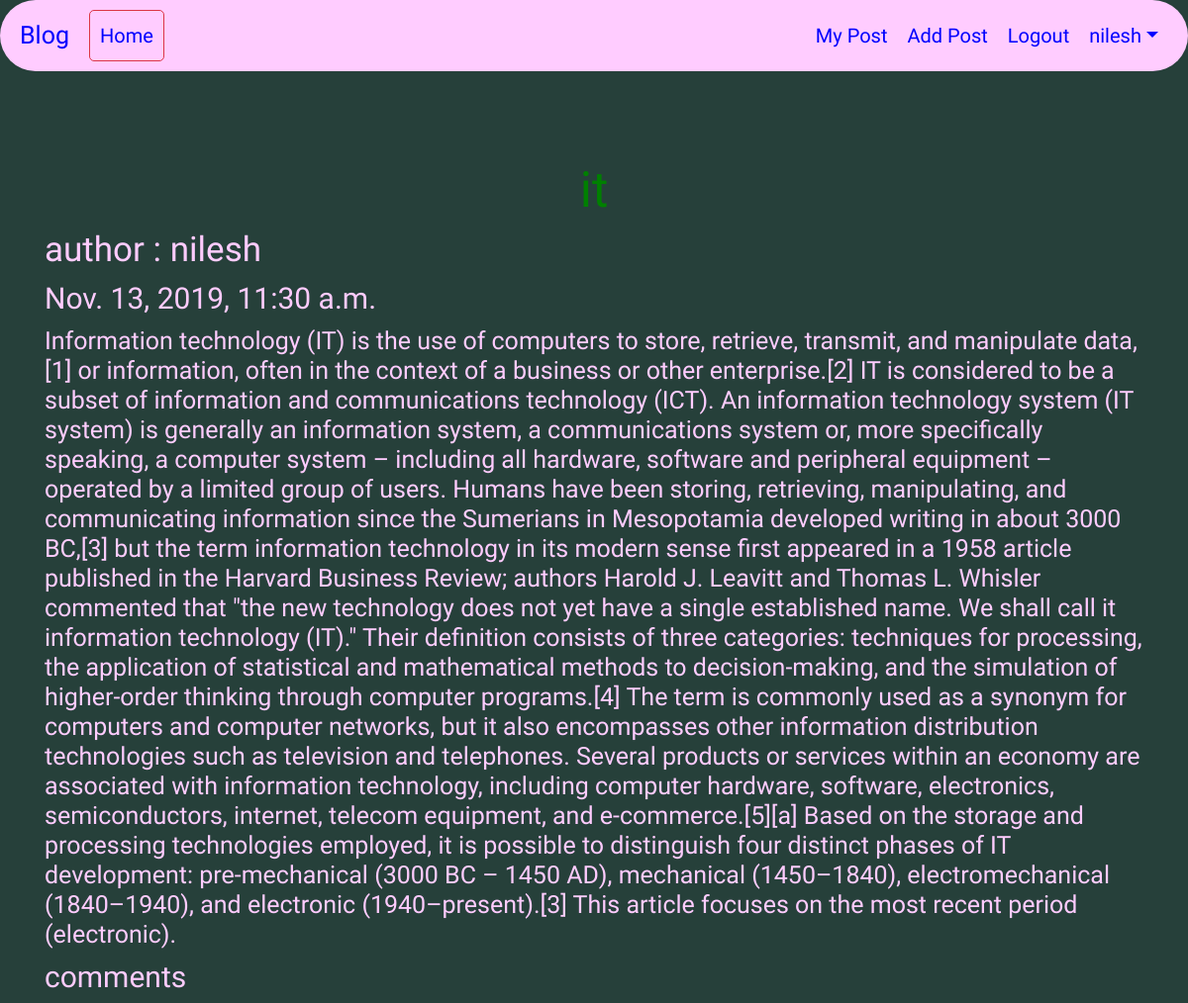
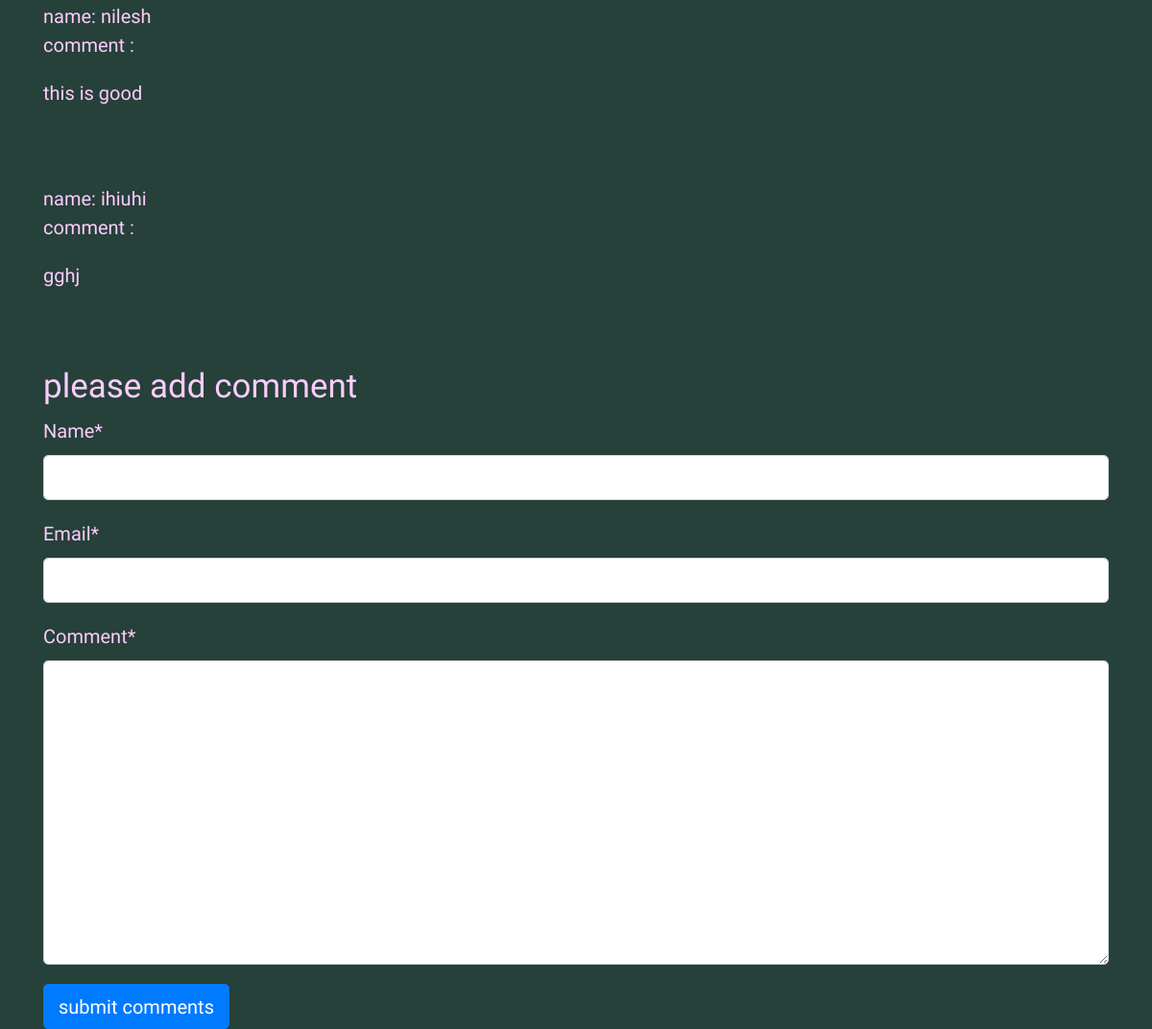
/detail/1 (signed in), run on the app's committed database (2 pictures, top to bottom).
### blogapp/models.py (models this page shows, shortened)
class Post(models.Model):
    STATUS_CHOICES=(('draft','Draft'),('published','Published'))
    title=models.CharField(max_length=260)
    slug=models.SlugField(max_length=264,unique_for_date='publish')
    author=models.ForeignKey(User,related_name='blog_post',on_delete=models.PROTECT)
    body=models.TextField()
    publish=models.DateTimeField(default=timezone.now)
    created=models.DateTimeField(auto_now_add=True)
    updated=models.DateTimeField(auto_now=True)
    status=models.CharField(max_length=20,choices=STATUS_CHOICES,default='draft')
    objects=CustomManager()
    class Meta:
        ordering=('-publish',)

class Comment(models.Model):
    post=models.ForeignKey(Post,related_name='Comment',on_delete=models.PROTECT)
    name=models.CharField(max_length=30)
    email=models.EmailField()
    comment=models.TextField()

### blogapp/views.py (the view, shortened to what this page needs)
# urls.py: path('detail/<int:pk>',views.BlogDetailView.as_view()),
class BlogDetailView(DetailView):
    model=Post
    template_name='blogapp/detail.html'
    def get_context_data(self, **kwargs):
        context=super(BlogDetailView,self).get_context_data(**kwargs)
        context['form']=CommentForm
        context['comments']=Comment.objects.filter(post=self.get_object())
        return context

### blogapp/models.py (called while the page is built)
    def get_queryset(self):
        return super().get_queryset().filter(status='published')

### templates/blogapp/detail.html (shortened to what this page needs)
{% extends 'blogapp/base.html' %}
{% load crispy_forms_tags %}
{%block content%}
<br><br><br>
<div class="contner" id="div1">
<h1>{{post.title}}</h1>
<h3>author :  {{post.author}}</h3>
<h4>{{post.publish}}</h4>
<h5>{{post.body}}</h5>
<h4>comments</h4>
{% for c in comments %}
    <div class="comment">
        <a>name: {{ c.name}}<a><br>
        <p>comment :{{ c.comment| linebreaks }}</p><br><br>
    </div>
{% empty %}
    <p>No comments here yet :(</p>
{% endfor %}
<h3>please add comment</h3>
{% if comment %}
<h2>our commet is added successfully</h2>
{% else %}
<form  method="post">
  {{form|crispy}}
  <input type="submit" class="btn btn-primary" value="submit comments">
</form>
</div>
{% endif %}
{% endblock %}

### templates/blogapp/base.html (shortened to what this page needs)
<!DOCTYPE html>
{% load staticfiles %}
<html lang="en" dir="ltr">
  <head>
    <link rel="stylesheet" href="{% static 'css/style1.css' %}">
    <link rel="stylesheet" href="{% static 'css/bootstrap.css' %}"
    <link rel="stylesheet" href="https://stackpath.bootstrapcdn.com/bootstrap/4.3.1/css/bootstrap.min.css">
    <link rel="stylesheet" href="https://maxcdn.bootstrapcdn.com/font-awesome/4.7.0/css/font-awesome.min.css">
  </head>
  <body style="background-color:#26403a" >
    <nav id="nav1" class="navbar navbar-expand-md navbar-light bg">
      <a id="a1" href="#" class="navbar-brand">Blog</a>
      <div class="collapse navbar-collapse" id="navbarCollapse">
        <div class="navbar-nav">
            <a id="a1" href="/" class="nav-link btn btn-outline-danger">Home</a>
        </div>
        <div class="navbar-nav ml-auto">
            {% if user.is_authenticated %}
            <a id="a1" href="/dashboard" class="nav-item nav-link">My Post</a>
            <a id="a1" href="/create" class="nav-item nav-link">Add Post</a>
            <a id="a1" href="/accounts/logout" class="nav-item nav-link">Logout</a>
            <div class="nav-item dropdown">
                <a id="a1" href="#" class="nav-link dropdown-toggle" data-toggle="dropdown">{{request.user.first_name}}</a>
            </div>
            {% else %}
            <a id="a1" href="/signup" class="nav-item nav-link" >Signup</a>
            <a id="a1" href="/accounts/login" class="nav-item nav-link">Login</a>
            {% endif %}
        </div>
    </div>
</nav>
    <div class="content">
      <div class="container">
            {%block content%} {%endblock%}
      </div>
  </body>
</html>

### static/css/style1.css (style rules this page uses)
body,html { background-color: #26403a; font-size: 20px; }
.content { background-color: #26403a; font-family: 'Courgette' }
h1 { color: green; text-align: center; }
#a1 { color: blue; }
#nav1 { background-color: #ffccff; font-family: 'Sofia'; border-radius: 50px; }
#div1 { color: #ffccff; }

### data on the page
Post: title "it", author "nilesh", publish "Nov. 13, 2019, 11:30 a.m.", body "Information technology (IT) is the use of computers to store, retrieve, transmit, and manipulate data,[1] or information, often in the context of a business or other enterprise.[2] IT is considered to be a subset of information and communications technology (ICT). An information technology system (IT system) is generally an information system, a communications system or, more specifically speaking, a computer system – including all hardware, software and peripheral equipment – operated by a limited group of users. Humans have been storing, retrieving, manipulating, and communicating information since the Sumerians in Mesopotamia developed writing in about 3000 BC,[3] but the term…"
Comment: name "nilesh", comment "this is good"
Comment: name "ihiuhi", comment "gghj"

### other printed values
{{ request.user.first_name }} "nilesh"
